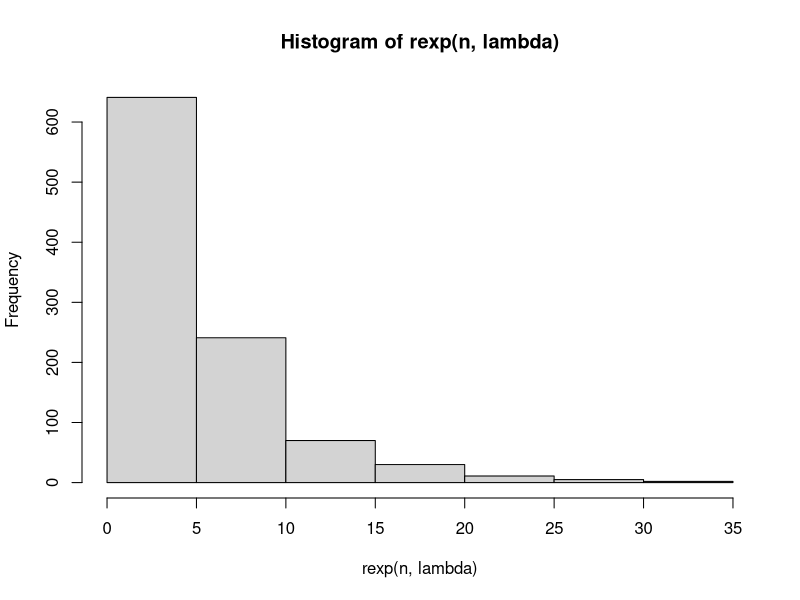
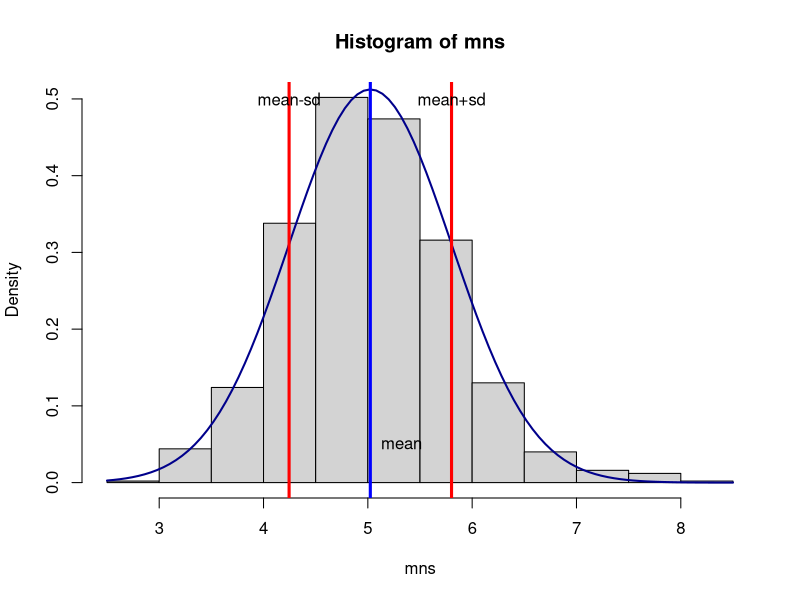

The R source for these figures, in order:
## ---- chunk 1
knitr::opts_chunk$set(echo = TRUE)
## ---- chunk 2
    lambda = 0.2
    n = 1000
    hist(rexp(n,lambda))
## ---- chunk 3
    mns <- NULL
    for (i in 1:1000){
      mns <- c(mns,mean(rexp(40,lambda)))
    }
    mn <- mean(mns)
    sd <- sd(mns)
    
    hist(mns,freq = FALSE)
    curve(dnorm(x,mean=mn,sd=sd),col="darkblue", lwd=2, add=TRUE)
    abline(v = mn, col="blue", lwd=3)
    text(mn+0.3,0.05,"mean")
    abline(v = mn-sd, col="red", lwd=3)
    text(mn-sd,0.5,"mean-sd")
    abline(v = mn+sd, col="red", lwd=3)
    text(mn+sd,0.5,"mean+sd")
## ---- chunk 4
    #library(ggplot2)
    #mns_data <- as.data.frame(mns)
    #p<-ggplot(data=mns_data, aes(x=mns)) + 
    #geom_histogram(color="black", fill="red",binwidth = 0.5)
    #p + geom_vline(size=3,color="blue",xintercept = mean(mns))
## ---- chunk 5
   mean(mns)
## ---- chunk 6
  var(mns)
  sd(mns)
